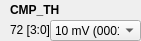
    <widget class="QWidget" name="widget_2" native="true">
     <property name="geometry">
      <rect>
       <x>10</x>
       <y>170</y>
       <width>141</width>
       <height>41</height>
      </rect>
     </property>
     <widget class="QLabel" name="label_481">
      <property name="geometry">
       <rect>
        <x>10</x>
        <y>0</y>
        <width>111</width>
        <height>20</height>
       </rect>
      </property>
      <property name="font">
       <font>
        <weight>75</weight>
        <bold>true</bold>
       </font>
      </property>
      <property name="text">
       <string>CMP_TH</string>
      </property>
     </widget>
     <widget class="QLabel" name="addr_CMP_TH">
      <property name="geometry">
       <rect>
        <x>10</x>
        <y>20</y>
        <width>101</width>
        <height>20</height>
       </rect>
      </property>
      <property name="text">
       <string>72 [3:0]</string>
      </property>
     </widget>
     <widget class="QComboBox" name="comboBox_CMP_TH">
      <property name="geometry">
       <rect>
        <x>50</x>
        <y>20</y>
        <width>91</width>
        <height>21</height>
       </rect>
      </property>
      <item>
       <property name="text">
        <string>10 mV (0001)</string>
       </property>
      </item>
      <item>
       <property name="text">
        <string>0 mV (0000)</string>
       </property>
      </item>
      <item>
       <property name="text">
        <string>20 mV (0011)</string>
       </property>
      </item>
      <item>
       <property name="text">
        <string>30 mV (0111)</string>
       </property>
      </item>
      <item>
       <property name="text">
        <string>40 mV (1111)</string>
       </property>
      </item>
     </widget>
    </widget>
